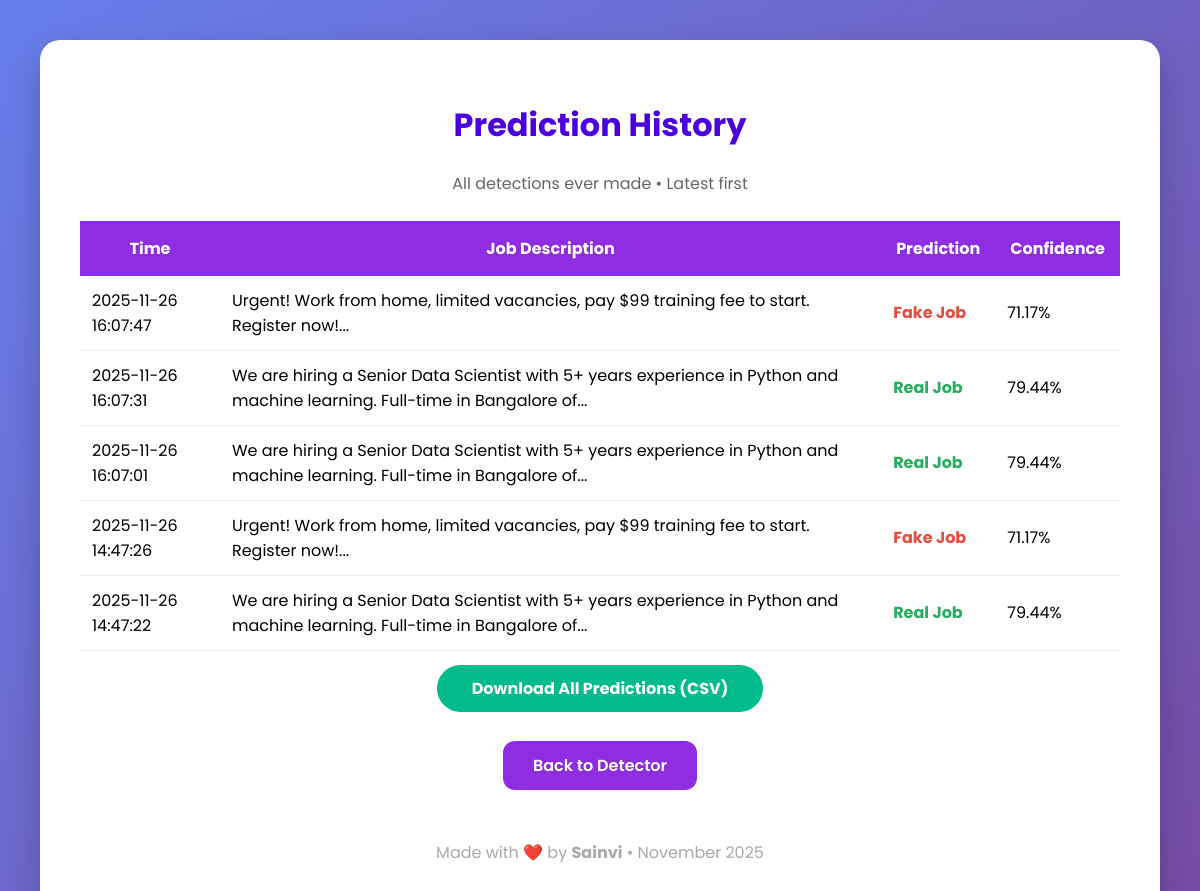
Before: /history with the older database file.
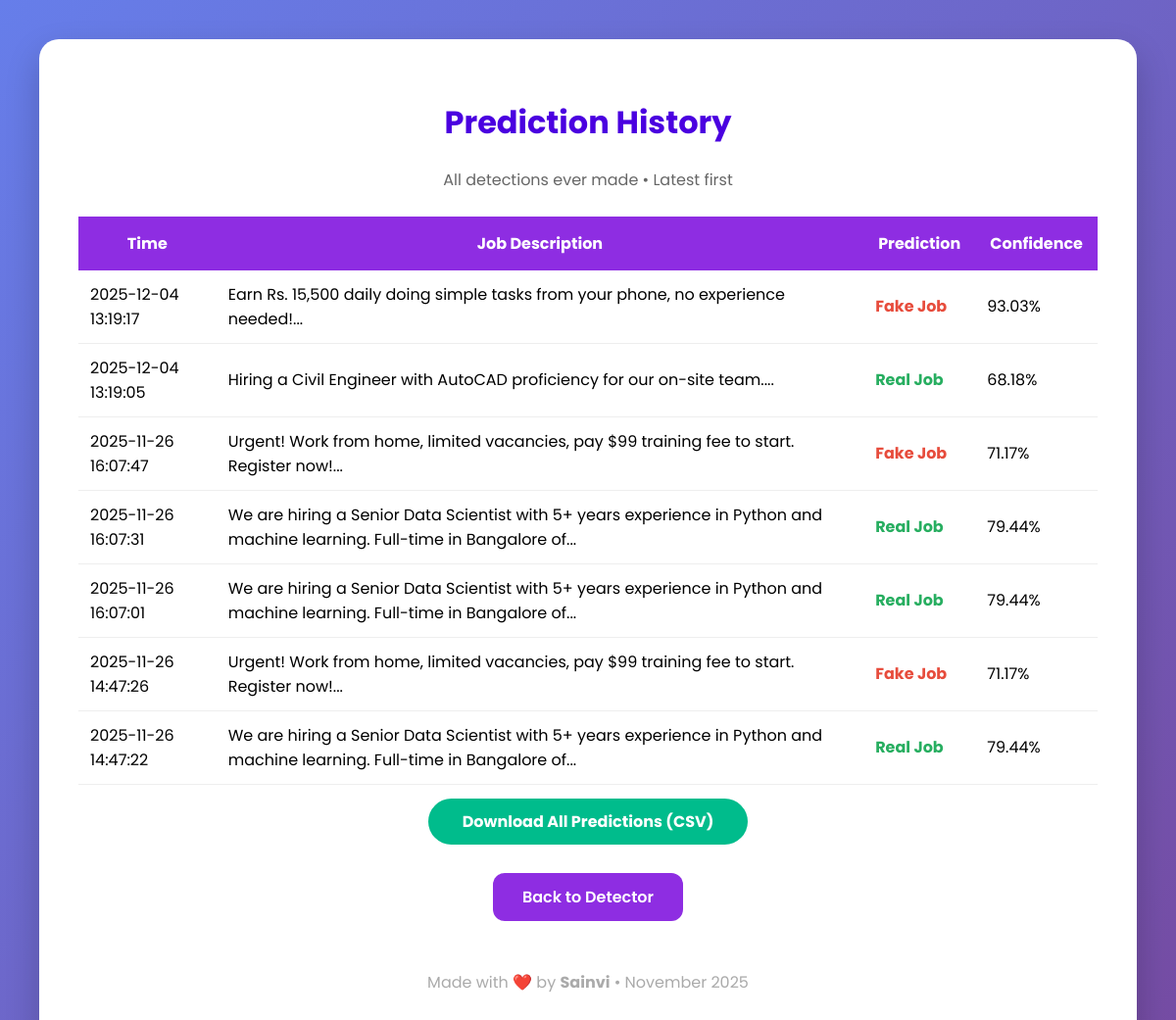
After: the same page with the newer database file.
### tables this page shows
CREATE TABLE predictions (
                id INTEGER PRIMARY KEY AUTOINCREMENT,
                job_description TEXT,
                prediction TEXT,
                confidence REAL,
                timestamp DATETIME DEFAULT CURRENT_TIMESTAMP
            );

### app.py (the view)
@app.route('/history')
def history():
    with sqlite3.connect(DB_NAME) as conn:
        cur = conn.execute("SELECT job_description, prediction, confidence, timestamp FROM predictions ORDER BY id DESC")
        records = cur.fetchall()
    return render_template('history.html', records=records)

### templates/history.html (shortened to what this page needs)
<!DOCTYPE html>
<html lang="en">
  <head>
  </head>
  <body>
    <div class="container">
      <h1>Prediction History</h1>
      <p style="text-align: center; color: #666">
        All detections ever made • Latest first
      </p>
      {% if records %}
      <table>
        <tr>
          <th>Time</th>
          <th>Job Description</th>
          <th>Prediction</th>
          <th>Confidence</th>
        </tr>
        {% for job, label, conf, time in records %}
        <tr>
          <td>{{ time }}</td>
          <td>{{ job[:120] }}...</td>
          <td class="{{ 'fake' if 'Fake' in label else 'real' }}">
            {{ label }}
          </td>
          <td>{{ "%.2f"|format(conf) }}%</td>
        </tr>
        {% endfor %}
      </table>
      {% else %}
      <p style="text-align: center; color: #777; font-size: 1.2em">
        No predictions yet!
      </p>
      {% endif %}
      <div style="text-align: center; margin: 20px 0">
        <a
          href="/export_csv"
          style="
            background: #00bc8c;
            color: white;
            padding: 12px 35px;
            border-radius: 50px;
            text-decoration: none;
            font-weight: bold;
          "
        >
          Download All Predictions (CSV)
        </a>
      </div>
      <div style="text-align: center; margin: 40px 0">
        <a href="/" class="back">Back to Detector</a>
      </div>
      <footer>
        <p>Made with ❤️ by <strong>Sainvi</strong> • November 2025</p>
      </footer>
    </div>
  </body>
</html>

### templates/history.html (style rules this page uses)
body { font-family: "Poppins", sans-serif; background: linear-gradient(135deg, #667eea 0%, #764ba2 100%); margin: 0; padding: 40px; min-height: 100vh; }
.container { max-width: 1100px; margin: auto; background: white; padding: 40px; border-radius: 20px; box-shadow: 0 15px 35px rgba(0, 0, 0, 0.2); }
h1 { text-align: center; color: #4a00e0; }
table { width: 100%; border-collapse: collapse; margin: 25px 0; background: white; }
th { background: #8e2de2; color: white; padding: 15px; }
td { padding: 12px; border-bottom: 1px solid #eee; }
.fake { color: #e74c3c; font-weight: bold; }
.real { color: #27ae60; font-weight: bold; }
.back { display: inline-block; padding: 12px 30px; background: #8e2de2; color: white; text-decoration: none; border-radius: 12px; font-weight: 600; }
footer { text-align: center; margin-top: 50px; color: #aaa; }

Changed rows visible on the page:
added predictions: timestamp "2025-12-04 13:19:17", job_description "Earn Rs. 15,500 daily doing simple tasks from your phone, no experience needed!", prediction "Fake Job", confidence "93.03"
added predictions: timestamp "2025-12-04 13:19:05", job_description "Hiring a Civil Engineer with AutoCAD proficiency for our on-site team.", prediction "Real Job", confidence "68.18"
